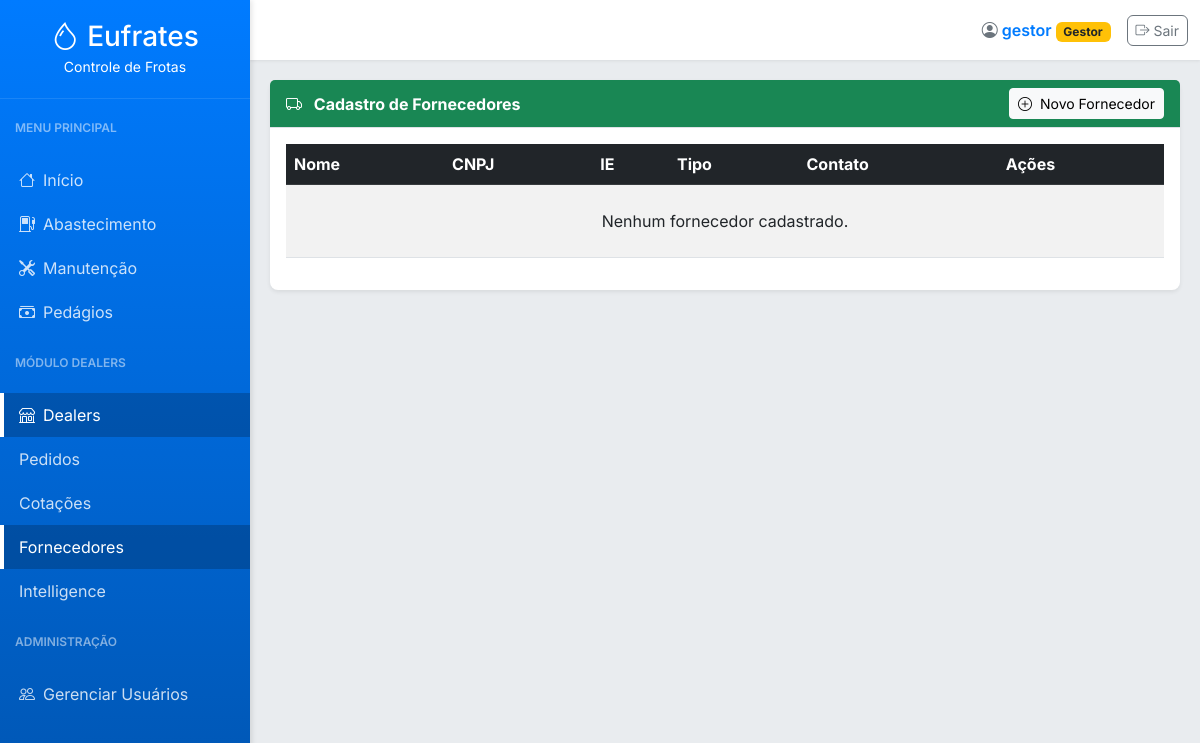
The page /dealers/fornecedores (signed in) on the database as committed earlier.
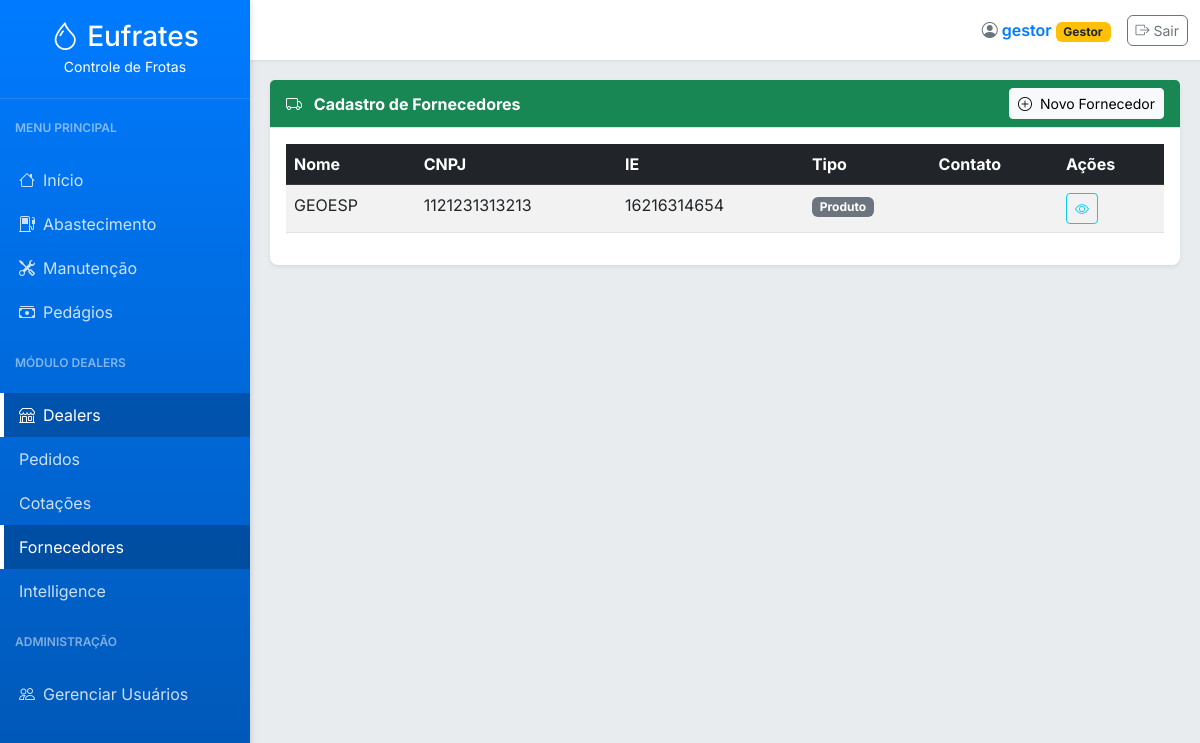
The same page on the database as committed later.
### tables this page shows
CREATE TABLE fornecedores (
        id INTEGER PRIMARY KEY AUTOINCREMENT,
        cnpj TEXT NOT NULL UNIQUE,
        nome TEXT NOT NULL,
        ie TEXT,
        endereco TEXT,
        tipo TEXT,
        contato TEXT,
        data_registro TEXT DEFAULT CURRENT_TIMESTAMP
    );

### app.py (the view, shortened to what this page needs)
@app.route('/dealers/fornecedores', methods=['GET', 'POST'])
@login_required
@roles_required(['Administrador', 'Gestor', 'Comprador'])
def fornecedores():
    fornecedores_list = obter_fornecedores()
    return render_template('fornecedores.html', active_page='fornecedores', fornecedores=fornecedores_list)

### app.py (called while the page is built)
@app.before_request
def load_logged_in_user():
    user_id = session.get('user_id')
    g.user = get_user_by_id(user_id) if user_id else None

def login_required(view):
    @wraps(view)
    def wrapped_view(*args, **kwargs):
        if g.user is None:
            flash('Você precisa estar logado para acessar esta página.', 'warning')
            return redirect(url_for('login'))
        return view(*args, **kwargs)
    return wrapped_view

def roles_required(roles):
    def wrapper(view):
        @wraps(view)
        def wrapped_view(*args, **kwargs):
            if g.user is None:
                flash('Você precisa estar logado para acessar esta página.', 'warning')
                return redirect(url_for('login'))
            if g.user['role'] not in roles and g.user['role'] != 'Administrador':
                flash('Acesso negado. Sua função não permite acessar esta página.', 'danger')
                return redirect(url_for('index'))
            return view(*args, **kwargs)
        return wrapped_view
    return wrapper

@app.context_processor
def inject_now():
    return {'now': datetime.now(), 'g': g}

### templates/fornecedores.html (shortened to what this page needs)
{% extends "base.html" %}
{% block content %}
<div class="card">
    <div class="card-header bg-success text-white d-flex justify-content-between align-items-center">
        <div>
            <i class="bi bi-truck me-2"></i> Cadastro de Fornecedores
        </div>
        <button class="btn btn-light btn-sm" data-bs-toggle="modal" data-bs-target="#novoFornecedorModal">
            <i class="bi bi-plus-circle me-1"></i> Novo Fornecedor
        </button>
    </div>
    <div class="card-body">
        <div class="table-responsive">
            <table class="table table-striped table-hover">
                <thead class="table-dark">
                    <tr>
                        <th>Nome</th>
                        <th>CNPJ</th>
                        <th>IE</th>
                        <th>Tipo</th>
                        <th>Contato</th>
                        <th>Ações</th>
                    </tr>
                </thead>
                <tbody>
                    {% for fornecedor in fornecedores %}
                    <tr>
                        <td>{{ fornecedor.nome }}</td>
                        <td>{{ fornecedor.cnpj }}</td>
                        <td>{{ fornecedor.ie if fornecedor.ie else '-' }}</td>
                        <td><span class="badge bg-secondary">{{ fornecedor.tipo }}</span></td>
                        <td>{{ fornecedor.contato }}</td>
                        <td>
                            <button class="btn btn-sm btn-outline-info" onclick="detalhesFornecedor({{ fornecedor.id }})" title="Detalhes">
                                <i class="bi bi-eye"></i>
                            </button>
                            </td>
                    </tr>
                    {% else %}
                    <tr>
                        <td colspan="6" class="text-center py-4">Nenhum fornecedor cadastrado.</td>
                    </tr>
                    {% endfor %}
                </tbody>
            </table>
        </div>
    </div>
</div>
{% endblock %}

Rows that differ between the two databases and show on the page:
added fornecedores: nome "GEOESP", cnpj "1121231313213", ie "16216314654", tipo "Produto"
Other text that changed with them:
text no longer shown: "Nenhum fornecedor cadastrado."
